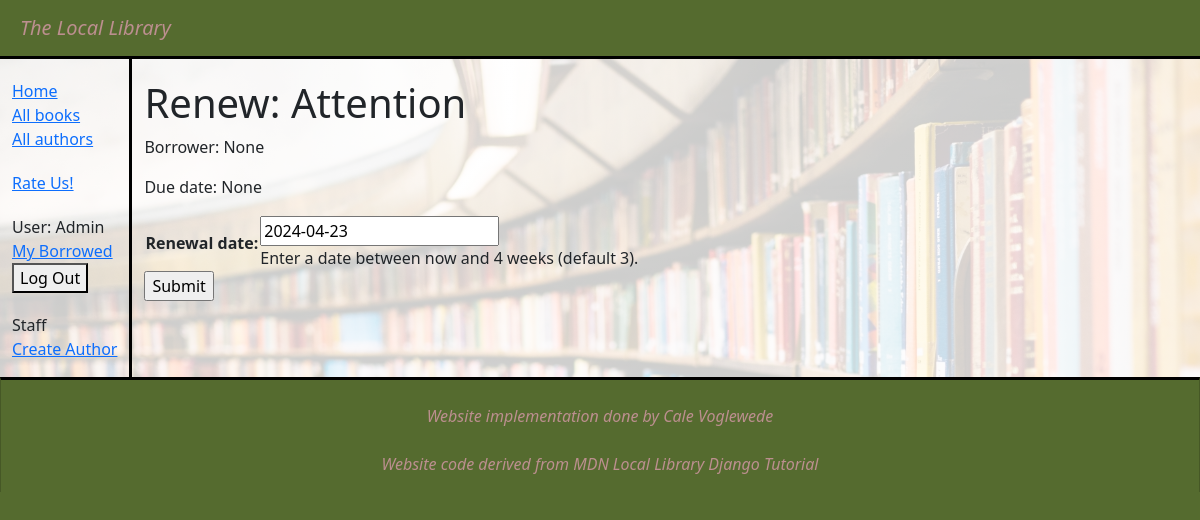
/catalog/book/43b2933a-6669-4bb6-b81f-7491b8d72e6e/renew/ (signed in), run on the app's committed database.
### catalog/models.py (models this page shows, shortened)
class BookInstance(models.Model):
    id = models.UUIDField(primary_key=True, default=uuid.uuid4,
                          help_text="Unique ID for this particular book across whole library")
    book = models.ForeignKey('Book', on_delete=models.RESTRICT, null=True)
    imprint = models.CharField(max_length=200)
    due_back = models.DateField(null=True, blank=True)
    borrower = models.ForeignKey(
        settings.AUTH_USER_MODEL, on_delete=models.SET_NULL, null=True, blank=True)
    @property
    def is_overdue(self):
        return bool(self.due_back and date.today() > self.due_back)
    LOAN_STATUS = (
        ('d', 'Maintenance'),
        ('o', 'On loan'),
        ('a', 'Available'),
        ('r', 'Reserved'),
    )
    status = models.CharField(
        max_length=1,
        choices=LOAN_STATUS,
        blank=True,
        default='d',
        help_text='Book availability')
    class Meta:
        ordering = ['due_back']
        permissions = (("can_mark_returned", "Set book as returned"),)

class Book(models.Model):
    title = models.CharField(max_length=200)
    author = models.ForeignKey('Author', on_delete=models.RESTRICT, null=True)
    summary = models.TextField(
        max_length=1000, help_text="Enter a brief description of the book")
    isbn = models.CharField('ISBN', max_length=13,
                            unique=True,
                            help_text='13 Character <a href="https://www.isbn-international.org/content/what-isbn'
                                      '">ISBN number</a>')
    genre = models.ManyToManyField(
        Genre, help_text="Select a genre for this book")
    language = models.ForeignKey(
        'Language', on_delete=models.SET_NULL, null=True)
    class Meta:
        ordering = ['title', 'author']
    def display_genre(self):
        """Creates a string for the Genre. This is required to display genre in Admin."""
        return ', '.join([genre.name for genre in self.genre.all()[:3]])
    display_genre.short_description = 'Genre'
    def display_genre(self):
        """Create a string for the Genre. This is required to display genre in Admin."""
        return ', '.join(genre.name for genre in self.genre.all()[:3])
    display_genre.short_description = 'Genre'

### catalog/views.py (the view)
# urls.py: path('book/<uuid:pk>/renew/', views.renew_book_librarian, name='renew-book-librarian'),
@login_required
@permission_required('catalog.change_bookinstance', raise_exception=True)
def renew_book_librarian(request, pk):
    book_instance = get_object_or_404(BookInstance, pk=pk)
    if request.method == 'POST':
        form = RenewBookForm(request.POST)
        if form.is_valid():
            book_instance.due_back = form.cleaned_data['renewal_date']
            book_instance.save()
            return HttpResponseRedirect(reverse('index'))
    else:
        proposed_renewal_date = datetime.date.today() + datetime.timedelta(weeks=3)
        form = RenewBookForm(initial={'renewal_date': proposed_renewal_date})
    context = {
        'form': form,
        'book_instance': book_instance,
    }
    return render(request, 'catalog/book_renew_librarian.html', context)

### catalog/forms.py
class RenewBookForm(forms.Form):
    renewal_date = forms.DateField(help_text="Enter a date between now and 4 weeks (default 3).")

### catalog/templates/catalog/book_renew_librarian.html (shortened to what this page needs)
{% extends "base_generic.html" %} {% block content %}
<h1>Renew: {{ book_instance.book.title }}</h1>
<p>Borrower: {{ book_instance.borrower }}</p>
<p {% if book_instance.is_overdue %} class="text-danger" {% endif %}>
  Due date: {{ book_instance.due_back }}
</p>
<form action="" method="post">
  <table>
    {{ form.as_table }}
  </table>
  <input type="submit" value="Submit" />
</form>
{% endblock %}

### catalog/templates/base_generic.html (shortened to what this page needs)
<!DOCTYPE html>
<html lang="en">
  <head>
    <link
      href="https://cdn.jsdelivr.net/npm/bootstrap@5.3.3/dist/css/bootstrap.min.css"
      rel="stylesheet"
    />
    {% load static %}
    <link rel="stylesheet" href="{% static 'css/styles.css' %}" />
  </head>
  <body>
    <nav class="navbar navbar-custom">
      <a class="navbar-brand" href="{% url 'index' %}">The Local Library</a>
    </nav>
    <div class="container-fluid">
      <div class="row" id="content">
        <div class="col-sm-2" id="sidebar">
          {% block sidebar %}
          <ul class="sidebar-nav">
            <li><a href="{% url 'index' %}">Home</a></li>
            <li><a href="{% url 'books' %}">All books</a></li>
            <li><a href="{% url 'authors' %}">All authors</a></li>
          </ul>
          <ul class="sidebar-nav">
            <li><a href="{% url 'overall-rating' %}">Rate Us!</a></li>
          </ul>
          <ul class="sidebar-nav">
            {% if user.is_authenticated %}
            <li>User: {{ user.get_username }}</li>
            <li><a href="{% url 'my-borrowed' %}">My Borrowed</a></li>
            <li>
              <form action="{% url 'logout' %}" method="post">
                <button type="submit" id="logout-form">Log Out</button>
              </form>
            </li>
            {% else %}
            <li>
              <a href="{% url 'login' %}?next={{ request.path }}">Login</a>
            </li>
            {% endif %}
          </ul>
          {% if perms.catalog.change_author %}
          <ul class="sidebar-nav">
            <li>Staff</li>
            <li><a href="{% url 'author-create' %}">Create Author</a></li>
          </ul>
          {% endif %} {% endblock %}
        </div>
        <div class="col-sm-10 col-xs-10">{% block content %}{% endblock %}</div>
      </div>
    </div>
    <footer class="card rounded-0">
      <p id="footer_text">
      </br><em>Website implementation done by Cale Voglewede</em></br></br>
          <em>Website code derived from MDN Local Library Django Tutorial</em>
      </p>
    </footer>
  </body>
</html>

### catalog/static/css/styles.css (style rules this page uses)
body { background-color: darkolivegreen; }
.sidebar-nav { margin-top: 20px; padding: 0; list-style: none; }
#logout-form { display: inline; }
.navbar-brand, .navbar-brand:hover, .navbar-brand:visited, .navbar-brand:link, .navbar-brand:focus { padding-left: 1em; font-style: italic; color: rosybrown; }
.navbar-custom { background-color: darkolivegreen; border-bottom: 3px solid black; }
#sidebar { border-right: 3px solid black; width: auto; }
#content { background: linear-gradient( rgba(255, 255, 255, 0.8), rgba(255, 255, 255, 0.8) ), url("../background.jpg"); background-size: cover; }
#footer_text { text-align: center; color: rosybrown; }
.card { border-top: 3px solid black; background-color: darkolivegreen; border-bottom: 0px solid black; }
.col-sm-10, .col-xs-10 { margin-top: 20px; }

### data on the page
BookInstance: book "Attention", borrower "None", due_back "None"

### other printed values
{{ user.get_username }} "Admin"
